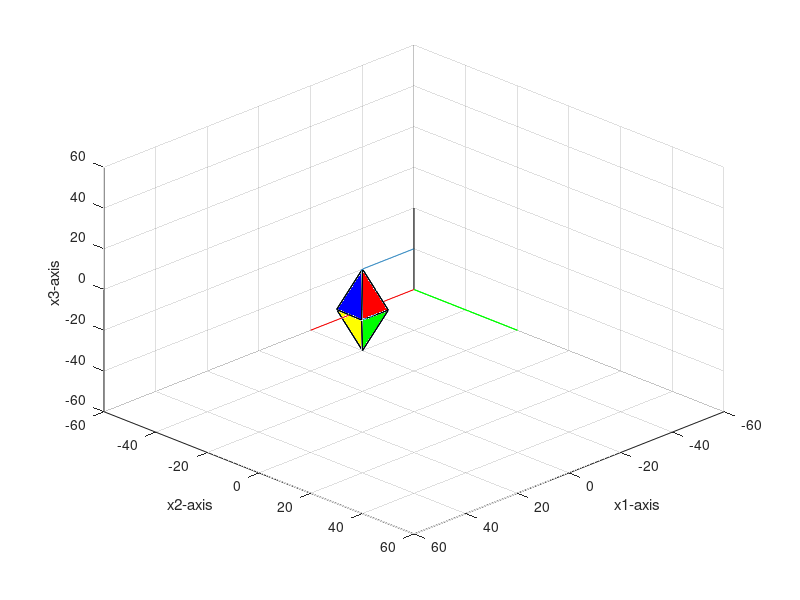

Write MATLAB code to recreate this figure.
d = [ 0 5 5 0 -5 5 0 -5 -5 0 5 -5 0;
      0 -5 5 0 5 5 0 5 -5 0 -5 -5 0;
      20 0 0 20 0 0 -20 0 0 -20 0 0 20;
      1 1 1 1 1 1 1 1 1 1 1 1 1;]
p = [1 2 3; 4 5 6; 5 6 7; 8 9 10; 9 10 11; 11 12 13; 1 8 9; 2 3 7];
c = ['b'; 'r'; 'g'; 'w'; 'k'; 'c'; 'm'; 'y';];

noRot1 = 2;
orbit = [0,0,20];
for x1 = 0:0.15:20
    clf;
    psi = noRot1 * 2 * pi * x1/20
    Rz_u = [cos(psi) -sin(psi) 0 x1; sin(psi) cos(psi) 0 0; 0 0 1 0 ; 0 0 0 1];
    y = Rz_u * d;
    line(y(1,:),y(2,:),y(3,:));
    line([40 0 0], [0 0 0], [0 0 0], 'Color', 'r');
    line([0 0 0], [0 40 0], [0 0 0], 'Color', 'g');
    line([0 0 0], [0 0 0], [0 0 40], 'Color', 'k');
    
    orbit = [orbit; y(1,1) y(2,1) y(3,1)];
    line(orbit(:,1), orbit(:,2), orbit(:,3));
    
    for i= 1:1:8
        patch([y(1,p(i,1)) y(1,p(i,2)) y(1,p(i,3))], [y(2,p(i,1)) y(2,p(i,2)) y(2,p(i,3))],...
              [y(3,p(i,1)) y(3,p(i,2)) y(3,p(i,3))], c(i));
    end
    
    xlabel('x1-axis'); ylabel('x2-axis'), zlabel('x3-axis');
    axis([-60 60 -60 60 -60 60]);
    grid on;
    view([60, 60, 60]);
    pause(0.0001);
end
grid on;